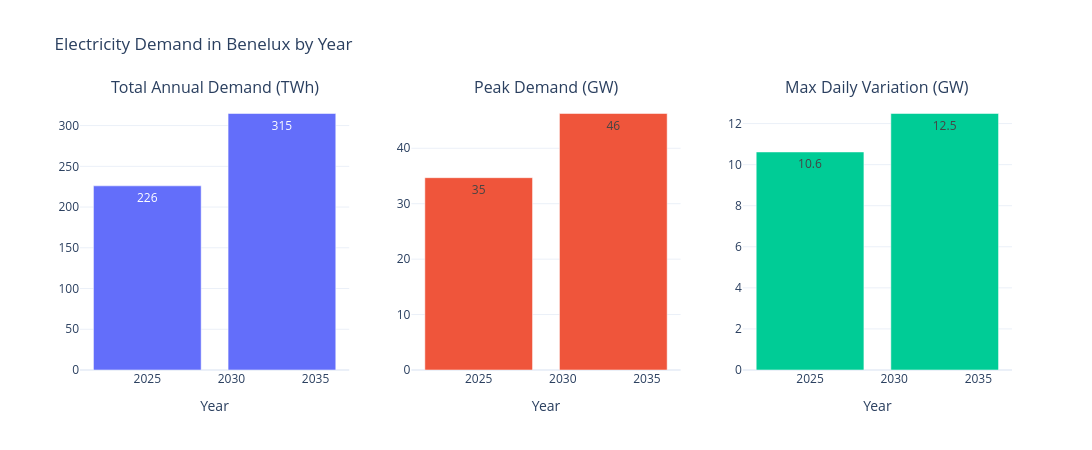

The notebook cell saved with this chart:
### Markdown cell above
Plotting the indicators

### Code cell
fig = make_subplots(
    rows=1, cols=3,
    subplot_titles=[
        "Total Annual Demand (TWh)",
        "Peak Demand (GW)",
        "Max Daily Variation (GW)"
    ]
)

fig.add_trace(
    go.Bar(
        x=results_df.index,
        y=results_df["Total_Demand_TWh"]/1e6,
        text=(results_df["Total_Demand_TWh"]/1e6).round(0),
        textposition="auto",
        name="Total Demand (TWh)"
    ),
    row=1, col=1
)

fig.add_trace(
    go.Bar(
        x=results_df.index,
        y=results_df["Peak_Load_GW"]/1e3,
        text=(results_df["Peak_Load_GW"]/1e3).round(0),
        textposition="auto",
        name="Peak Load (GW)"
    ),
    row=1, col=2
)

fig.add_trace(
    go.Bar(
        x=results_df.index,
        y=results_df["Max_Daily_Variation_GW"]/1e3,
        text=(results_df["Max_Daily_Variation_GW"]/1e3).round(1),
        textposition="auto",
        name="Max Daily Variation (GW)"
    ),
    row=1, col=3
)

fig.update_layout(
    title=f"Electricity Demand in {country_choice.capitalize()} by Year",
    template="plotly_white",
    height=450,
    width=1100,
    showlegend=False
)

fig.update_xaxes(title_text="Year")

fig.show()

### Figure 1 — Plotly figure (JSON) as saved in the notebook; plotly's stock layout.template omitted (floating-point values rounded to 4 significant figures)
{"data": [{"name": "Total Demand (TWh)", "text": [226.0, 315.0], "textposition": "auto", "type": "bar", "x": [2025, 2033], "xaxis": "x", "y": [226.0, 314.8], "yaxis": "y"}, {"name": "Peak Load (GW)", "text": [35.0, 46.0], "textposition": "auto", "type": "bar", "x": [2025, 2033], "xaxis": "x2", "y": [34.69, 46.27], "yaxis": "y2"}, {"name": "Max Daily Variation (GW)", "text": [10.6, 12.5], "textposition": "auto", "type": "bar", "x": [2025, 2033], "xaxis": "x3", "y": [10.62, 12.49], "yaxis": "y3"}], "layout": {"annotations": [{"font": {"size": 16}, "showarrow": false, "text": "Total Annual Demand (TWh)", "x": 0.1444, "xanchor": "center", "xref": "paper", "y": 1, "yanchor": "bottom", "yref": "paper"}, {"font": {"size": 16}, "showarrow": false, "text": "Peak Demand (GW)", "x": 0.5, "xanchor": "center", "xref": "paper", "y": 1, "yanchor": "bottom", "yref": "paper"}, {"font": {"size": 16}, "showarrow": false, "text": "Max Daily Variation (GW)", "x": 0.8556, "xanchor": "center", "xref": "paper", "y": 1, "yanchor": "bottom", "yref": "paper"}], "height": 450, "showlegend": false, "title": {"text": "Electricity Demand in Benelux by Year"}, "width": 1100, "xaxis": {"anchor": "y", "domain": [0, 0.2889], "title": {"text": "Year"}}, "xaxis2": {"anchor": "y2", "domain": [0.3556, 0.6444], "title": {"text": "Year"}}, "xaxis3": {"anchor": "y3", "domain": [0.7111, 1], "title": {"text": "Year"}}, "yaxis": {"anchor": "x", "domain": [0, 1]}, "yaxis2": {"anchor": "x2", "domain": [0, 1]}, "yaxis3": {"anchor": "x3", "domain": [0, 1]}}}
